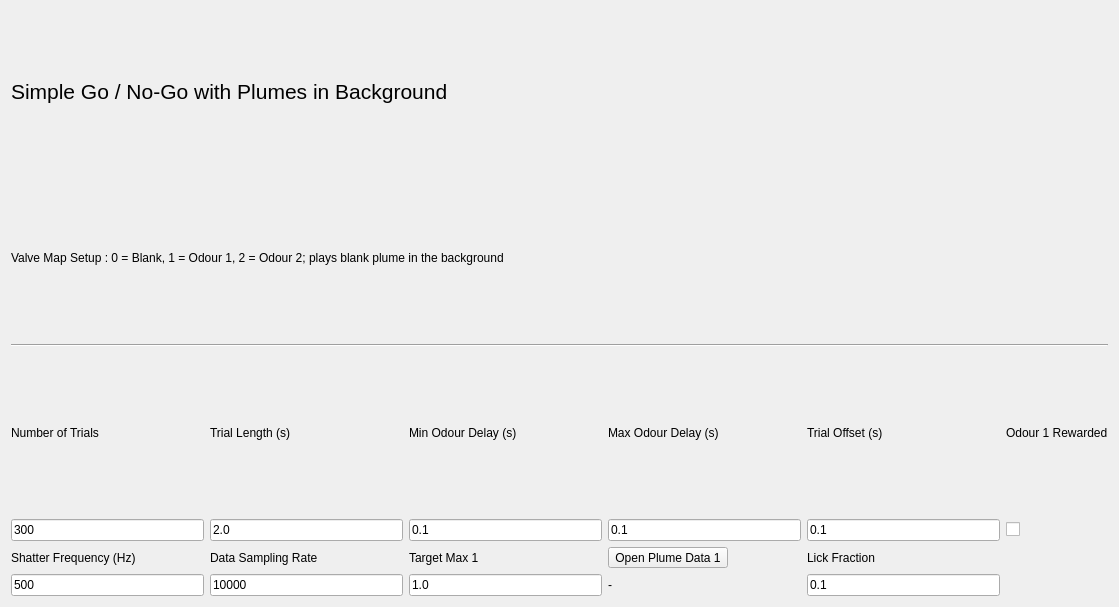
<?xml version="1.0" encoding="UTF-8"?>
<ui version="4.0">
 <class>Form</class>
 <widget class="QWidget" name="Form">
  <property name="geometry">
   <rect>
    <x>0</x>
    <y>0</y>
    <width>1119</width>
    <height>607</height>
   </rect>
  </property>
  <property name="windowTitle">
   <string>Form</string>
  </property>
  <layout class="QGridLayout" name="gridLayout">
   <item row="5" column="1">
    <widget class="QLineEdit" name="trialLengthEdit">
     <property name="text">
      <string>2.0</string>
     </property>
    </widget>
   </item>
   <item row="5" column="2">
    <widget class="QLineEdit" name="mindelayEdit">
     <property name="text">
      <string>0.1</string>
     </property>
    </widget>
   </item>
   <item row="1" column="0" colspan="6">
    <widget class="QLabel" name="label_13">
     <property name="text">
      <string>Valve Map Setup : 0 = Blank, 1 = Odour 1, 2 = Odour 2; plays blank plume in the background</string>
     </property>
    </widget>
   </item>
   <item row="0" column="0" colspan="4">
    <widget class="QLabel" name="label_3">
     <property name="font">
      <font>
       <pointsize>16</pointsize>
      </font>
     </property>
     <property name="text">
      <string>Simple Go / No-Go with Plumes in Background</string>
     </property>
     <property name="scaledContents">
      <bool>false</bool>
     </property>
    </widget>
   </item>
   <item row="4" column="2">
    <widget class="QLabel" name="label_2">
     <property name="text">
      <string>Min Odour Delay (s)</string>
     </property>
    </widget>
   </item>
   <item row="4" column="1">
    <widget class="QLabel" name="label_5">
     <property name="text">
      <string>Trial Length (s)</string>
     </property>
    </widget>
   </item>
   <item row="2" column="0" colspan="6">
    <widget class="Line" name="line_2">
     <property name="orientation">
      <enum>Qt::Horizontal</enum>
     </property>
    </widget>
   </item>
   <item row="4" column="0">
    <widget class="QLabel" name="label">
     <property name="text">
      <string>Number of Trials</string>
     </property>
    </widget>
   </item>
   <item row="5" column="5">
    <widget class="QCheckBox" name="odour1rewardedCheck">
     <property name="text">
      <string/>
     </property>
    </widget>
   </item>
   <item row="5" column="0">
    <widget class="QLineEdit" name="nTrialsEdit">
     <property name="text">
      <string>300</string>
     </property>
    </widget>
   </item>
   <item row="4" column="5">
    <widget class="QLabel" name="label_7">
     <property name="text">
      <string>Odour 1 Rewarded</string>
     </property>
    </widget>
   </item>
   <item row="6" column="2">
    <widget class="QLabel" name="label_10">
     <property name="text">
      <string>Target Max 1</string>
     </property>
    </widget>
   </item>
   <item row="7" column="0">
    <widget class="QLineEdit" name="shatterHzEdit">
     <property name="text">
      <string>500</string>
     </property>
    </widget>
   </item>
   <item row="6" column="1">
    <widget class="QLabel" name="label_9">
     <property name="text">
      <string>Data Sampling Rate</string>
     </property>
    </widget>
   </item>
   <item row="7" column="1">
    <widget class="QLineEdit" name="dataSamplingRateEdit">
     <property name="text">
      <string>10000</string>
     </property>
    </widget>
   </item>
   <item row="6" column="0">
    <widget class="QLabel" name="label_8">
     <property name="text">
      <string>Shatter Frequency (Hz)</string>
     </property>
    </widget>
   </item>
   <item row="7" column="2">
    <widget class="QLineEdit" name="targetMax1Edit">
     <property name="text">
      <string>1.0</string>
     </property>
    </widget>
   </item>
   <item row="6" column="3">
    <widget class="QToolButton" name="openPlumeDataButton1">
     <property name="text">
      <string>Open Plume Data 1</string>
     </property>
    </widget>
   </item>
   <item row="7" column="3">
    <widget class="QLabel" name="plumeDataLabel1">
     <property name="text">
      <string>-</string>
     </property>
    </widget>
   </item>
   <item row="6" column="4">
    <widget class="QLabel" name="label_6">
     <property name="text">
      <string>Lick Fraction</string>
     </property>
    </widget>
   </item>
   <item row="7" column="4">
    <widget class="QLineEdit" name="lickFractionEdit">
     <property name="text">
      <string>0.1</string>
     </property>
    </widget>
   </item>
   <item row="4" column="4">
    <widget class="QLabel" name="label_4">
     <property name="enabled">
      <bool>true</bool>
     </property>
     <property name="text">
      <string>Trial Offset (s)</string>
     </property>
    </widget>
   </item>
   <item row="5" column="4">
    <widget class="QLineEdit" name="offsetEdit">
     <property name="text">
      <string>0.1</string>
     </property>
    </widget>
   </item>
   <item row="5" column="3">
    <widget class="QLineEdit" name="maxdelayEdit">
     <property name="text">
      <string>0.1</string>
     </property>
    </widget>
   </item>
   <item row="4" column="3">
    <widget class="QLabel" name="label_11">
     <property name="text">
      <string>Max Odour Delay (s)</string>
     </property>
    </widget>
   </item>
  </layout>
 </widget>
 <resources/>
 <connections/>
</ui>
